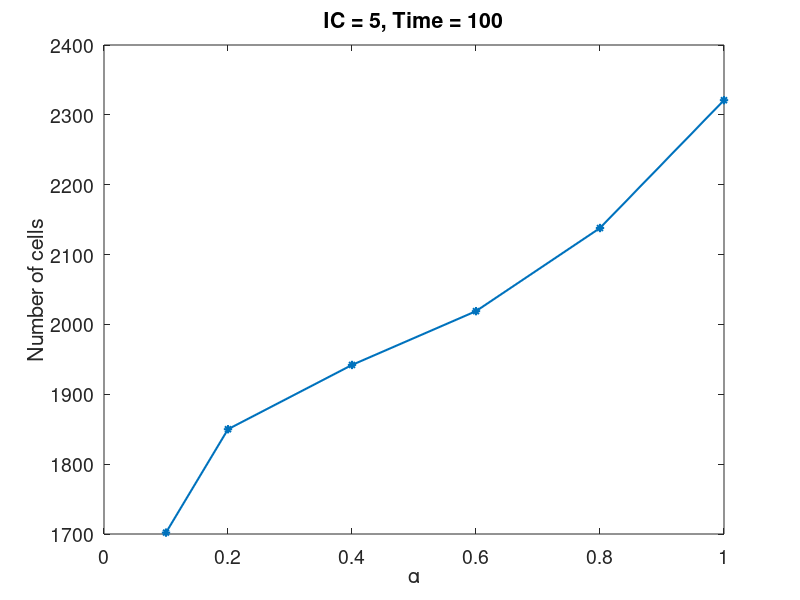

The MATLAB source for this figure:
% Plot alphas

% Load files
U1 = load('saveData_alpha1e-01_2020-11-24-9-49-14.mat','U').U;
U4 = load('saveData_alpha4e-01_2020-11-24-9-54-18.mat','U').U;
U8 = load('saveData_alpha8e-01_2020-11-24-10-10-43.mat','U').U;

alphas = [0.1 0.2 0.4 0.6 0.8 1];
N_cells = [sum(abs(U1)) 1850 sum(abs(U4)) 2019 sum(abs(U8)) 2321];

IC = 5;
Tend = 100;

% Plot number of cells / alpha
plot(alphas, N_cells, '-*', 'Linewidth', 1.5);
xlabel('\alpha');
ylabel('Number of cells');
title(sprintf('IC = %d, Time = %d', ...
        IC, Tend));
set(gca,'FontSize',14);